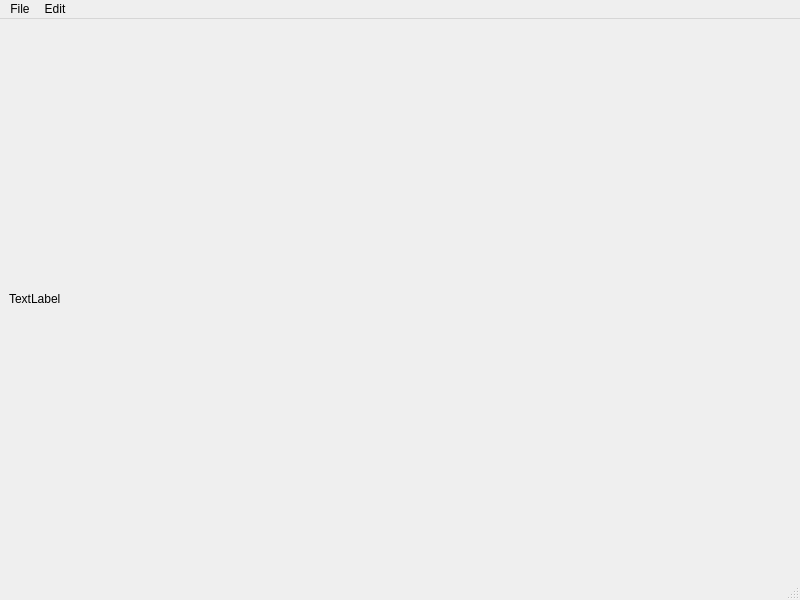
<?xml version="1.0" encoding="UTF-8"?>
<ui version="4.0">
 <class>MainWindow</class>
 <widget class="QMainWindow" name="MainWindow">
  <property name="geometry">
   <rect>
    <x>0</x>
    <y>0</y>
    <width>800</width>
    <height>600</height>
   </rect>
  </property>
  <property name="windowTitle">
   <string>MainWindow</string>
  </property>
  <widget class="QWidget" name="centralwidget">
   <layout class="QHBoxLayout" name="horizontalLayout">
    <item>
     <widget class="QLabel" name="label">
      <property name="text">
       <string>TextLabel</string>
      </property>
     </widget>
    </item>
   </layout>
  </widget>
  <widget class="QMenuBar" name="menubar">
   <property name="geometry">
    <rect>
     <x>0</x>
     <y>0</y>
     <width>800</width>
     <height>21</height>
    </rect>
   </property>
   <widget class="QMenu" name="menuEdit">
    <property name="title">
     <string>Edit</string>
    </property>
    <addaction name="actionCut"/>
    <addaction name="actionCopy"/>
    <addaction name="actionPaste"/>
   </widget>
   <widget class="QMenu" name="menuFile">
    <property name="title">
     <string>File</string>
    </property>
    <addaction name="actionNew"/>
    <addaction name="actionSave"/>
   </widget>
   <addaction name="menuFile"/>
   <addaction name="menuEdit"/>
  </widget>
  <widget class="QStatusBar" name="statusbar"/>
  <action name="actionFile">
   <property name="text">
    <string>File</string>
   </property>
  </action>
  <action name="actionCopy">
   <property name="text">
    <string>Copy</string>
   </property>
   <property name="statusTip">
    <string>Copy the File</string>
   </property>
   <property name="shortcut">
    <string>Ctrl+V</string>
   </property>
  </action>
  <action name="actionPaste">
   <property name="text">
    <string>Paste</string>
   </property>
   <property name="statusTip">
    <string>Paste the File</string>
   </property>
   <property name="shortcut">
    <string>Ctrl+V</string>
   </property>
  </action>
  <action name="actionCut">
   <property name="text">
    <string>Cut</string>
   </property>
   <property name="statusTip">
    <string>cut the tax</string>
   </property>
   <property name="shortcut">
    <string>Ctrl+X</string>
   </property>
  </action>
  <action name="actionNew">
   <property name="text">
    <string>New</string>
   </property>
   <property name="statusTip">
    <string>Create a New file</string>
   </property>
  </action>
  <action name="actionSave">
   <property name="text">
    <string>Save</string>
   </property>
   <property name="statusTip">
    <string>Save a file</string>
   </property>
   <property name="shortcut">
    <string>Ctrl+S</string>
   </property>
  </action>
 </widget>
 <resources/>
 <connections/>
</ui>
